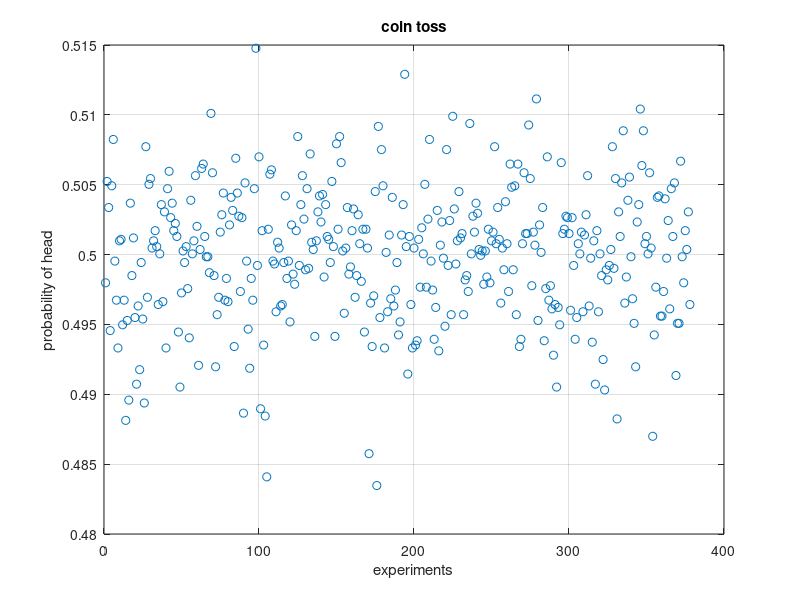

MATLAB code to generate this figure:
num_experiments =  round(rand()*1000)
num_flips = round(rand()*10000)

experiment = zeros(1,num_experiments);
prob_heads = zeros(1,num_experiments);

for i=1:num_experiments
  toss = round(rand(1,num_flips));
  num_heads = length(find(toss));
  prob_heads(i) = num_heads/num_flips;
  experiment(i)=i;
endfor

disp(mean(prob_heads));
plot(experiment,prob_heads,'o');
xlabel("experiments");
ylabel("probability of head");
title("coin toss");
grid on
print -djpg coin_toss